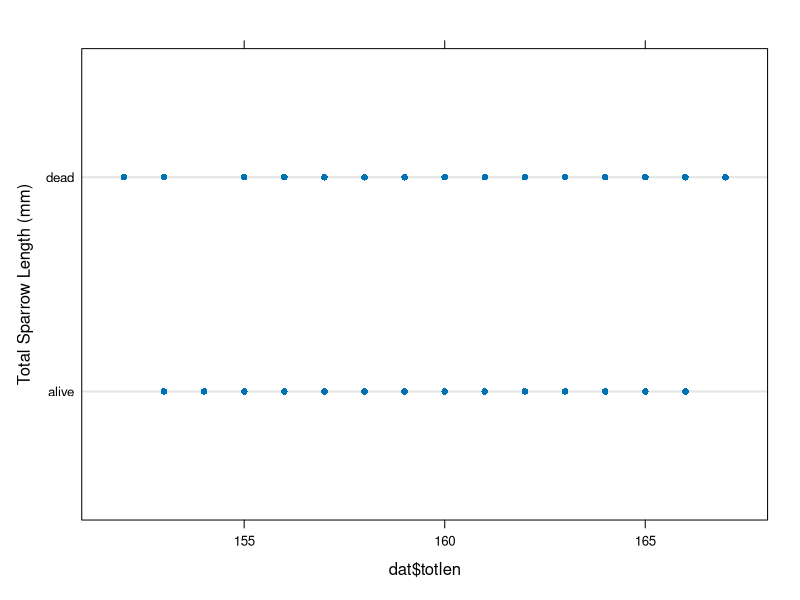

The R script that drew this image:
## ---- chunk 1
dat  <- read.csv(file = "Bumpus_data.csv");
res  <- t.test(formula = dat$totlen ~ dat$surv, alternative = "less", 
               var.equal = TRUE); # Two sample t-test results
tval <- as.numeric(res$statistic); # Get the t-test statistic
pval <- res$p.value; # Get the p value from the t-test results
live <- as.numeric(res$estimate[1]); # Get mean length of living sparrows
dead <- as.numeric(res$estimate[2]); # Get mean length of dying sparrows
## ---- chunk 2
total_len_alive <- dat$totlen[dat$surv == "alive"];
total_len_dead  <- dat$totlen[dat$surv == "dead"];
summary_alive   <- summary(total_len_alive);
summary_dead    <- summary(total_len_dead);
## ---- chunk 3

lattice::dotplot(dat$surv ~ dat$totlen, cex.axis = 1.5, lwd = 2,
     ylab = "Total Sparrow Length (mm)", cex.lab = 1.5);
## ---- chunk 4
library(knitr);
kable(x = dat[1:10,], caption = "First ten rows of the original data set collected by Hermon Bumpus");
